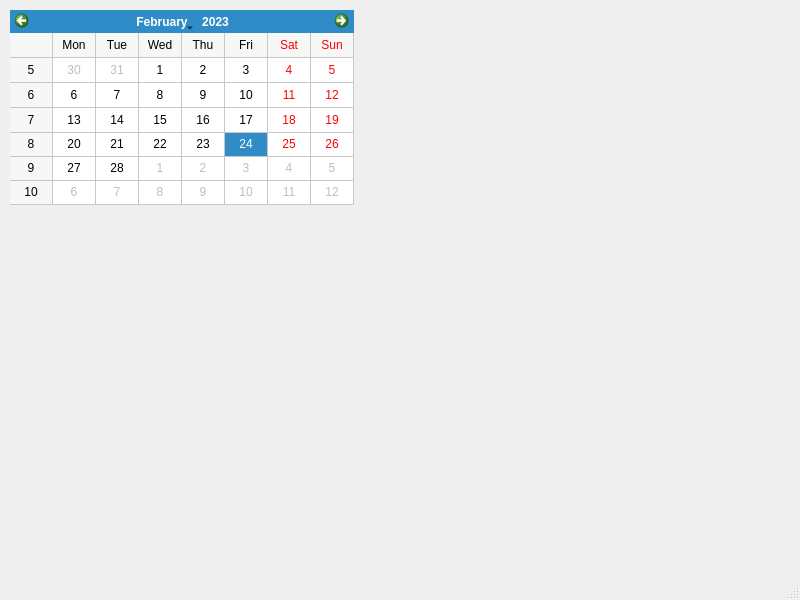
<?xml version="1.0" encoding="UTF-8"?>
<ui version="4.0">
 <class>MainWindow</class>
 <widget class="QMainWindow" name="MainWindow">
  <property name="geometry">
   <rect>
    <x>0</x>
    <y>0</y>
    <width>800</width>
    <height>600</height>
   </rect>
  </property>
  <property name="windowTitle">
   <string>MainWindow</string>
  </property>
  <widget class="QWidget" name="centralwidget">
   <widget class="QCalendarWidget" name="Calendar">
    <property name="geometry">
     <rect>
      <x>10</x>
      <y>10</y>
      <width>344</width>
      <height>195</height>
     </rect>
    </property>
    <property name="selectedDate">
     <date>
      <year>2023</year>
      <month>2</month>
      <day>24</day>
     </date>
    </property>
    <property name="gridVisible">
     <bool>true</bool>
    </property>
   </widget>
  </widget>
  <widget class="QStatusBar" name="statusbar"/>
 </widget>
 <resources/>
 <connections/>
</ui>
